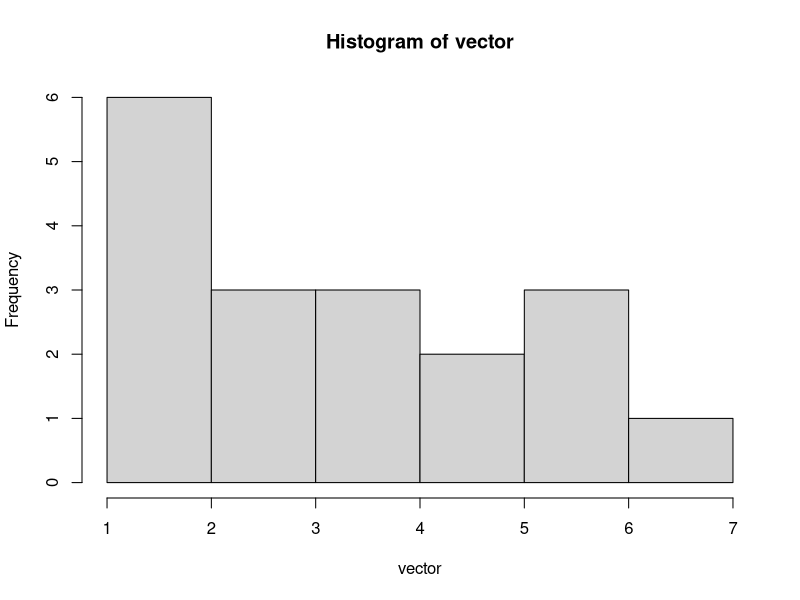
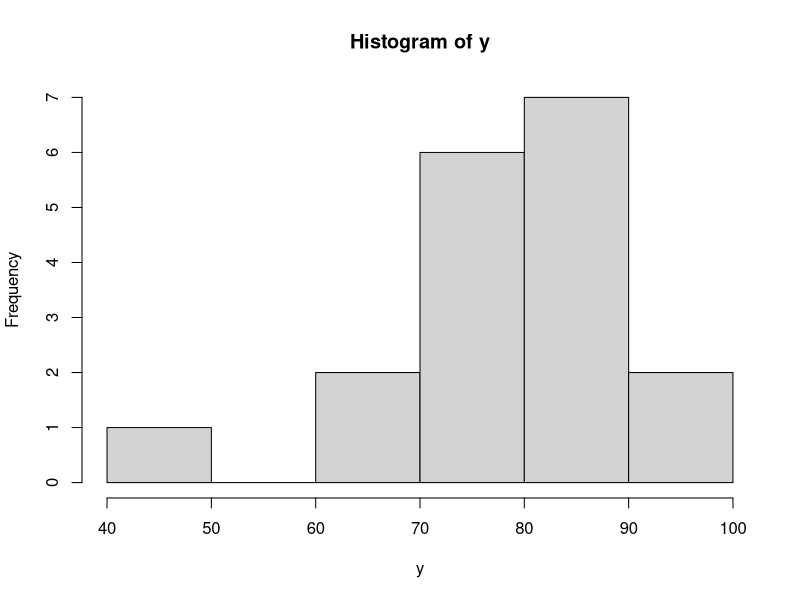

The R script that drew these images, in order:
# Question 1

vector= c(1, 7, 5, 4, 6, 2, 3, 1, 6, 4, 5, 3, 2, 2, 1, 6, 4, 3)
print(vector)
table(vector) 
hist(vector)
#Add percentage, cumulative frequency and cumulative percent

#Add Percentage
group.T1 <- table(vector)
group.T1

group.T2 <- sort(group.T1 , decreasing = TRUE)
group.T2

prop.table(group.T2)
round(prop.table(group.T2),2)
round(prop.table(group.T2),2)*100

# cumulative frequency
cbind( Freq=table(vector), Cumul=cumsum(table(vector)), relative=prop.table(table(vector)))

# cumulative percent
percovN <- 100*cumsum(vector)/sum(vector)
print(percovN)

# Question 2
#Enter the data into R as a vector. Print the vector.
y <- c(84, 76, 88, 86, 71, 85, 63, 76, 80, 79, 83, 66, 46, 96, 82, 73, 81, 92)
print(y)

#Create a grouped frequency distribution using 5 bins.
bins <- 5
f <- cut(y,5)
f
transform(table(f))

#Add percentage, cumulative frequency and cumulative percent.
z <- table(y)
print(z)

z1 <- sort(z , decreasing = TRUE)
print(z1)
prop.table(z1)
round(prop.table(z1),2)
round(prop.table(z1),2)*100

cbind( Freq=table(y), Cumul=cumsum(table(y)), relative=prop.table(table(y)))

com <- cumsum(y)                
percom <- 100*cumsum(y)/sum(y)
percom

#Create a histogram 
hist(y)
print("The shape of distribution is negatively skewed")

# Question 3
prob1 = c(1, 7, 5, 4, 6, 2, 3, 1, 6, 4, 5, 3, 2, 2, 1, 6, 4, 3)
prob2 = c(84, 76, 88, 86, 71, 85, 63, 76, 80, 79, 83, 66, 46, 96, 82, 73, 81, 92)

data.frame(prob1)
data.frame(prob2)



#Question 4
print("No Data set")

